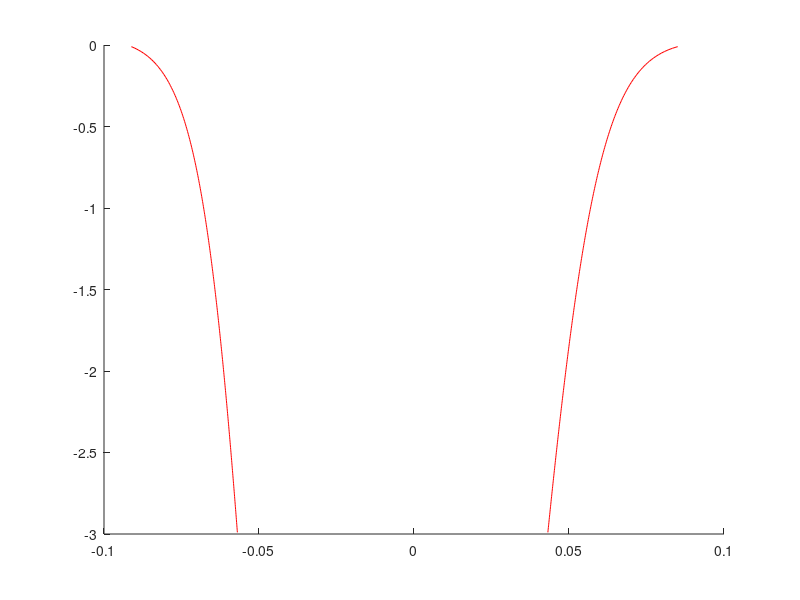

Source code (MATLAB):
%T7015T Modelling Exercise Alpha1 - Keyhole;  solution file ready to run

%Material properties (USE YOUR MATERIAL)
Ta=293; A=0.5; 
%Material 1, stainless steel
Tm = 1730; Tv = 2750; K=24; kappa=7.6*10^(-6); rho=6430; cp=490;
%Material 2, aluminium alloy
%Tm = 933; Tv = 2793; K=125; kappa=5.63*10^(-5); rho=2075; cp=1080;
clear xf1 xr1 z1;

%constant parameters
D=5e-3; lambda=1070*10^(-9); PL=7000; d=3e-3;

%cases (CHANGE VALUES HERE)
f=200e-3; v=5/60; 
%High Quality beam:
%M=1,0;
%Low quality beam:
M=2.0; 

% THE CALCULATION OF THE BEAM PROPERTIES IS MISSING - PLEASE ADD
rf0=(2*lambda*f*M)/(D*pi);
I00=(2*PL)/(rf0^2*pi);
zr=2*rf0*(f/D);

c1=(Tv-Ta)*rho*cp*v/2;
fprintf(1,'\nBeam spot radius rf0: %4.0f [microns]\n',rf0*1e6);

%calculation start geometry at the workpiece top
xf=1e-5; xr=1;
s=1.5;
while ((xr>0)|(s>1))
    I=I00*exp(-2*(xf/rf0)^2);
    qf=A*I*tan(pi/3);
    c2=qf/c1-2; c2 = c2^(-10/7); 
    rkh=c2*2*kappa/v;
    qr=c1*(v*rkh/2/kappa)^(-0.7);
    xr=xf-2*rkh;
    I=I00*exp(-2*(xr/rf0)^2);
    c4=A*I*tan(pi/3);
    s=c4/qr;
    xf=xf+1e-8;
end;
%fprintf(1,'xf/r/xr %4.0f %4.0f %4.0f    I q I/q  %3.2e %3.2e %3.2e\n',xf*1e6,rkh*1e6,xr*1e6,c4,qr,s);
fprintf(1,'Keyhole start radius: %4.0f Start locations front: %4.0f  rear: %4.0f [microns]\n',rkh*1e6,xf*1e6,xr*1e6);

%calculation keyhole shape
dz=1e-5; z=dz; i=1;
thf=pi/3; thr=pi/3; 
while ((rkh>1e-6)&(z<d))
    xf=xf-dz*tan(thf); xr=xr+dz*tan(thr);
    rkh=xf-xr;
    
% THE POWER DENSITY FROM THE LASER BEAM IS MISSING FOR THE ENERGY BALANCE - PLEASE ADD
rfz=rf0*sqrt(1+(z/zr));
If=((2*PL)/(rfz^2*pi))*exp(-2*(xf/rfz)^2);
Ir=((2*PL)/(rfz^2*pi))*exp(-2*(xr/rfz)^2);

    c6=(rkh*v/2/kappa)^(-0.7);
    qf=c1*(2+c6); qr=c1*c6;
    thf=atan(qf/A/If); thr=atan(qr/A/Ir);
%    fprintf(1,'z %4.0f  xf %4.0f  xr %4.0f\n',z*1e6,xf*1e6,xr*1e6);
    z1(i)=-z*1e3; xf1(i)=xf*1e3; xr1(i)=xr*1e3; %array loading
    if (rkh<1e-6)
        xf1(i)=0; xr1(i)=0;
    end
    z = z+dz; 
    i=i+1;
end;
fprintf(1,'Bottom: z %4.0f  xf %4.0f  xr %4.0f  rkh %4.0f\n',z*1e6,xf*1e6,xr*1e6,rkh*1e6);

hold all; %'hold all' for multiple curves or 'hold off' for a single graph
plot(xf1,z1,'red',xr1,z1,'red');
hold all;
